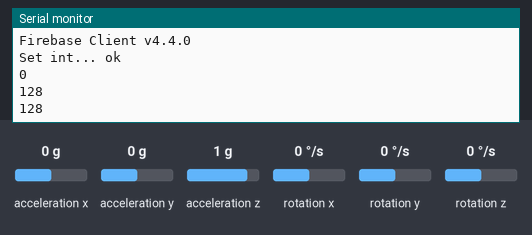
This sketch was run on a simulated ESP8266 (NodeMCU). On the bench: the last lines printed to the serial monitor. The inputs (shaded band) are chosen by the test bench; at power-on: acceleration x 0 g, acceleration y 0 g, acceleration z 1 g, rotation x 0 °/s, rotation y 0 °/s, rotation z 0 °/s. WiFi joins after 1.5 s; servers stay silent unless stated.

Above: at 2.7 s.
2.8 s: acceleration x set to -1.4 g
At 4.2 s:
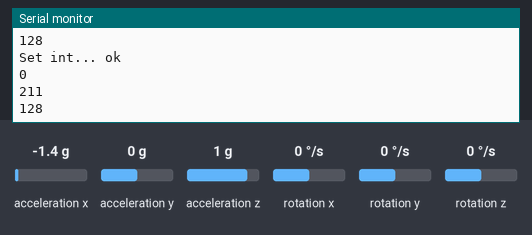
4.3 s: acceleration y set to -0.8 g
At 5.6 s:
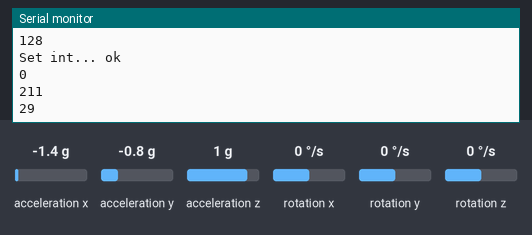
5.8 s: acceleration x set to -0.8 g
At 7.2 s:
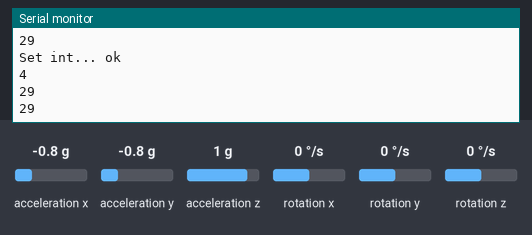
Timing chart, 0 to 8.8 s (numbered marks = the images above; inputs shaded):
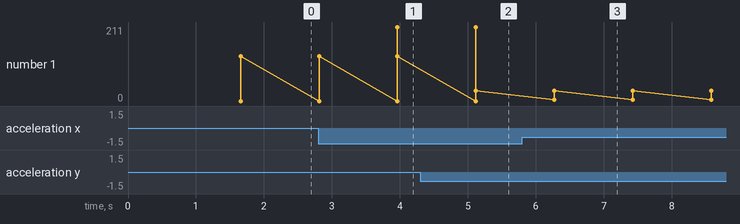

The sketch:

commwatch_wifi_uodate.ino
```cpp
#include <ESP8266WiFi.h>
#include <FirebaseESP8266.h>
#include "Wire.h"
#include "I2Cdev.h"
#include "MPU6050.h"

#define WIFI_SSID "mi"
#define WIFI_PASSWORD "qwertyuiop"
#define DATABASE_URL "commwatch-acfad-default-rtdb.firebaseio.com"
#define API_KEY "AIzaSyDPtH-m8MbT2a2IvPHzLss7hl70641qkOE"
#define USER_EMAIL "arshabbas636@gmail.com"
#define USER_PASSWORD "arshabbas1005"
#include <addons/TokenHelper.h>
#include <addons/RTDBHelper.h>

FirebaseData fbdo;
FirebaseAuth auth;
FirebaseConfig config;
unsigned long sendDataPrevMillis = 0;
unsigned long count = 0;

MPU6050 mpu;
int16_t ax, ay, az;
int16_t gx, gy, gz;
int gest = 0;
struct MyData {
  byte X;
  byte Y;
};

MyData data;

void setup() {
  Serial.begin(9600);
  Wire.begin();
  mpu.initialize();
  WiFi.begin(WIFI_SSID, WIFI_PASSWORD);
  Serial.print("Connecting to Wi-Fi");
  while (WiFi.status() != WL_CONNECTED)
  {
    Serial.print(".");
    delay(300);
  }
  Serial.println();
  Serial.print("Connected with IP: ");
  Serial.println(WiFi.localIP());
  Serial.println();
  Serial.printf("Firebase Client v%s\n\n", FIREBASE_CLIENT_VERSION);
  config.api_key = API_KEY;
  auth.user.email = USER_EMAIL;
  auth.user.password = USER_PASSWORD;
  config.database_url = DATABASE_URL;
  config.token_status_callback = tokenStatusCallback;
   Firebase.begin(&config, &auth);
   Firebase.reconnectWiFi(true);

  Firebase.setDoubleDigits(5);
  config.timeout.wifiReconnect = 10 * 1000;
  config.timeout.socketConnection = 10 * 1000;
  config.timeout.serverResponse = 10 * 1000;
  config.timeout.rtdbKeepAlive = 45 * 1000;
  config.timeout.rtdbStreamReconnect = 1 * 1000;
  config.timeout.rtdbStreamError = 3 * 1000;

  }

void loop() {
  mpu.getMotion6(&ax, &ay, &az, &gx, &gy, &gz);
  data.X = map(ax, -17000, 17000, 0, 255);  // X axis data
  data.Y = map(ay, -17000, 17000, 0, 255);  // Y axis data
  // delay(100);
  int xr = data.X;
  int yr = data.Y;

  //data analysis
  // Serial.print("Axis X = ");
  // Serial.print(xr);
  // Serial.print("  ");
  // Serial.print("Axis Y = ");
  // Serial.println(yr);


  //gesture  - right turn(x unchanged, y (0-20)
  if (yr < 20) {
    gest = 1;
  }
  // gesture - left turn
  else if (yr > 230 and yr < 250) {
    gest = 2;
  }
  //gesture - 3 frontflip
  else if (xr > 225 and xr < 250) {
    gest = 3;
  }

  //gesture 4 - backflip
  else if (xr < 30) {
    gest = 4;
  }
  else {
    gest = 0;
  }
   if (Firebase.ready() && (millis() - sendDataPrevMillis > 100 || sendDataPrevMillis == 0))
  {
    sendDataPrevMillis = millis();
    Serial.printf("Set int... %s\n", Firebase.setInt(fbdo, F("comm/gest"), gest) ? "ok" : fbdo.errorReason().c_str());
    Serial.println(gest);
    Serial.println(xr);
    Serial.println(yr);
  }
delay(1000);
}
```

Measured:
- after the input at 2.8 s, the serial monitor: prints a new line after 1.2 s (image 1)
- after the input at 4.3 s, the serial monitor: prints a new line after 0.82 s (image 2)
- after the input at 5.8 s, the serial monitor: prints a new line after 0.47 s (image 3)
- plotted number 1: 128 → 29 after the input at 4.3 s
